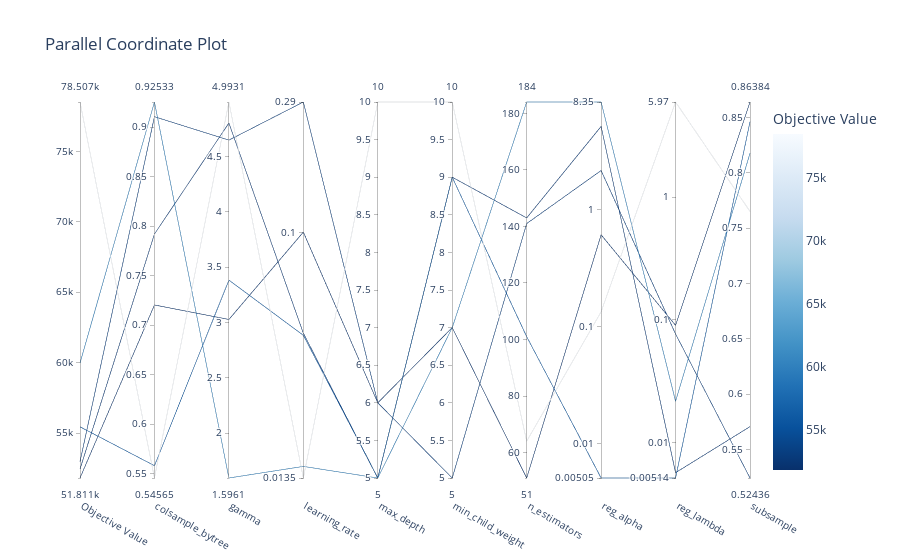

This figure's notebook cell:
### Code cell
plot_parallel_coordinate(study)

### Figure 1 — Plotly figure (JSON) as saved in the notebook; plotly's stock layout.template omitted (floating-point values rounded to 4 significant figures)
{"data": [{"dimensions": [{"label": "Objective Value", "range": [51810.0, 78510.0], "values": [59970.0, 52450.0, 52970.0, 51810.0, 55440.0, 78510.0]}, {"label": "colsample_bytree", "range": [0.5456, 0.9253], "values": [0.9253, 0.792, 0.9105, 0.7204, 0.5581, 0.5456]}, {"label": "gamma", "range": [1.596, 4.993], "values": [1.596, 4.803, 4.649, 3.028, 3.384, 4.993]}, {"label": "learning_rate", "range": [-1.869, -0.5382], "ticktext": ["0.0135", "0.1", "0.29"], "tickvals": [-1.869, -1, -0.5382], "values": [-1.828, -1.356, -0.5382, -0.9986, -1.364, -1.869]}, {"label": "max_depth", "range": [5, 10], "values": [5, 5, 6, 6, 5, 10]}, {"label": "min_child_weight", "range": [5, 10], "values": [7, 9, 5, 7, 9, 10]}, {"label": "n_estimators", "range": [51, 184], "values": [184, 143, 141, 51, 101, 64]}, {"label": "reg_alpha", "range": [-2.297, 0.9217], "ticktext": ["0.00505", "0.01", "0.1", "1", "8.35"], "tickvals": [-2.297, -2, -1, 0, 0.9217], "values": [0.9217, 0.7126, 0.3351, -0.2152, -2.297, -0.874]}, {"label": "reg_lambda", "range": [-2.289, 0.7757], "ticktext": ["0.00514", "0.01", "0.1", "1", "5.97"], "tickvals": [-2.289, -2, -1, 0, 0.7757], "values": [-1.664, -2.246, -1.115, -1.045, -2.289, 0.7757]}, {"label": "subsample", "range": [0.5244, 0.8638], "values": [0.8176, 0.5707, 0.5244, 0.8638, 0.846, 0.7651]}], "labelangle": 30, "labelside": "bottom", "line": {"color": [59970.0, 52450.0, 52970.0, 51810.0, 55440.0, 78510.0], "colorbar": {"title": {"text": "Objective Value"}}, "colorscale": [[0, "rgb(247,251,255)"], [0.125, "rgb(222,235,247)"], [0.25, "rgb(198,219,239)"], [0.375, "rgb(158,202,225)"], [0.5, "rgb(107,174,214)"], [0.625, "rgb(66,146,198)"], [0.75, "rgb(33,113,181)"], [0.875, "rgb(8,81,156)"], [1, "rgb(8,48,107)"]], "reversescale": true, "showscale": true}, "type": "parcoords"}], "layout": {"title": {"text": "Parallel Coordinate Plot"}}}
